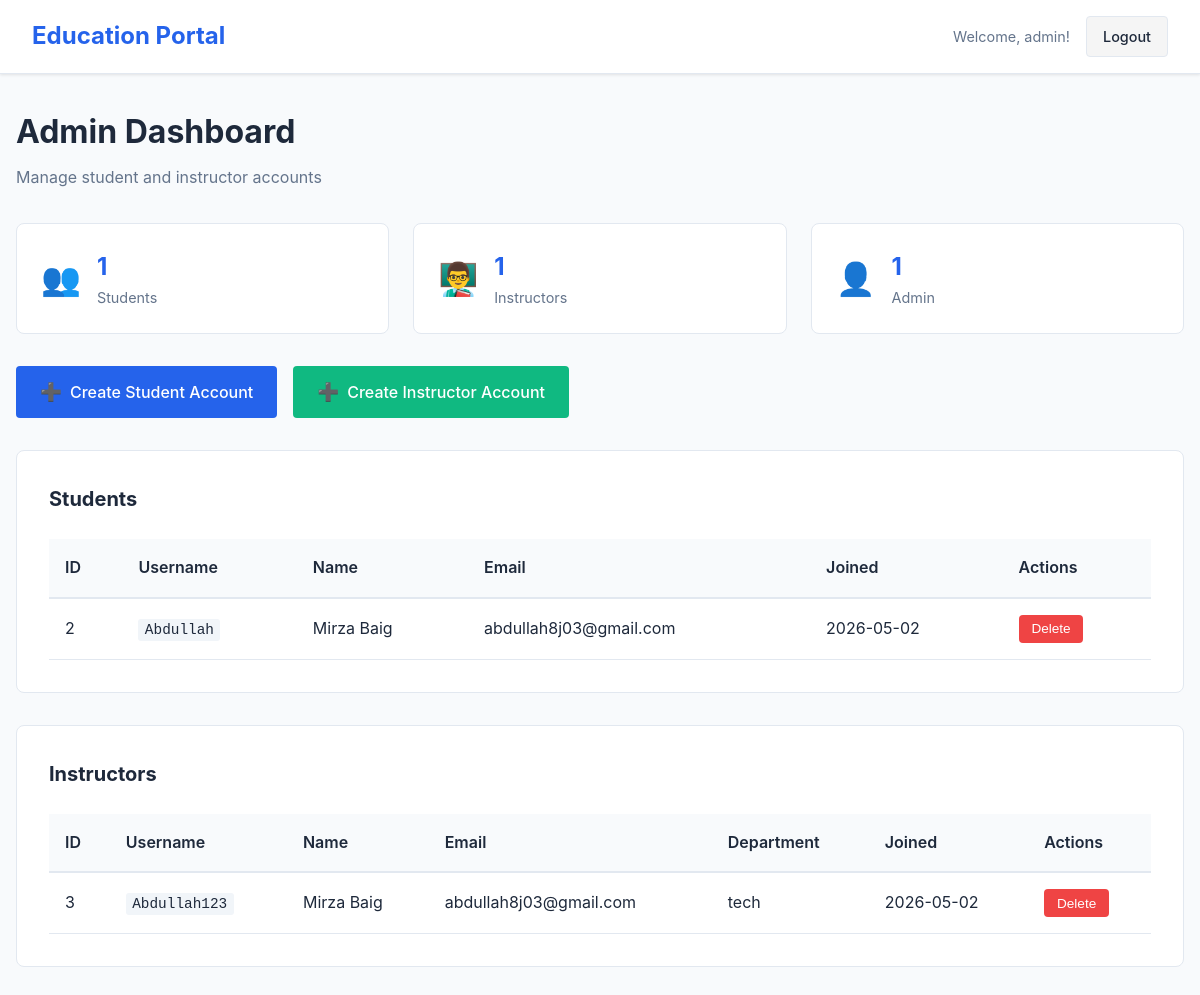
Page / (signed in) on the earlier database version.
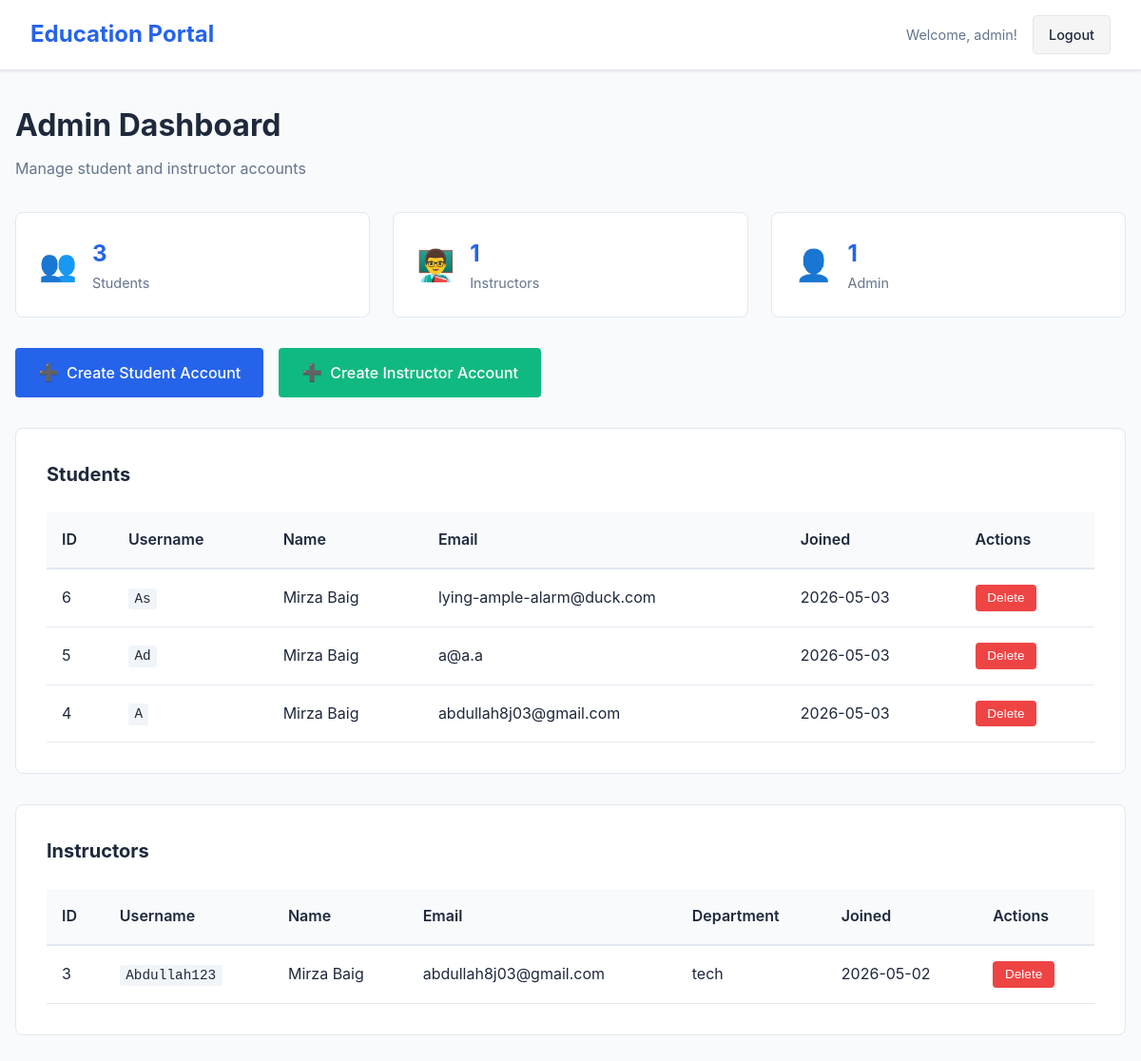
Same page on the later database version.
### tables this page shows
CREATE TABLE users (
            id INTEGER PRIMARY KEY AUTOINCREMENT,
            username TEXT UNIQUE NOT NULL,
            password TEXT NOT NULL,
            user_type TEXT NOT NULL,
            email TEXT NOT NULL,
            first_name TEXT NOT NULL,
            last_name TEXT NOT NULL,
            department TEXT,
            created_at TIMESTAMP DEFAULT CURRENT_TIMESTAMP,
            is_active BOOLEAN DEFAULT 1
        );

### app.py (the view)
@app.route('/')
@login_required
def dashboard():
    students = get_all_students()
    instructors = get_all_instructors()
    admin_username = session.get('admin_username', 'Admin')
    return render_template('dashboard.html',
                         admin_username=admin_username,
                         students=students,
                         instructors=instructors,
                         student_count=len(students),
                         instructor_count=len(instructors))

### app.py (called while the page is built)
def login_required(f):
    @wraps(f)
    def decorated_function(*args, **kwargs):
        if 'admin_id' not in session:
            return redirect(url_for('login'))
        return f(*args, **kwargs)
    return decorated_function

@app.before_request
def before_request():
    session.permanent = True
    app.permanent_session_lifetime = timedelta(hours=24)

### database.py (called while the page is built)
def get_connection():
    conn = sqlite3.connect(DB_PATH)
    conn.row_factory = sqlite3.Row
    return conn

def get_all_students():
    conn = get_connection()
    cursor = conn.cursor()
    cursor.execute('SELECT * FROM users WHERE user_type = ? ORDER BY created_at DESC', ('student',))
    students = [dict(row) for row in cursor.fetchall()]
    conn.close()
    return students

def get_all_instructors():
    conn = get_connection()
    cursor = conn.cursor()
    cursor.execute('SELECT * FROM users WHERE user_type = ? ORDER BY created_at DESC', ('instructor',))
    instructors = [dict(row) for row in cursor.fetchall()]
    conn.close()
    return instructors

### templates/dashboard.html (shortened to what this page needs)
<!DOCTYPE html>
<html lang="en">
<head>
    <link rel="stylesheet" href="{{ url_for('static', filename='style.css') }}">
</head>
<body>
    <div class="navbar">
        <div class="navbar-brand">
            <h2>Education Portal</h2>
        </div>
        <div class="navbar-menu">
            <span class="navbar-text">Welcome, {{ admin_username }}!</span>
            <a href="{{ url_for('logout') }}" class="btn btn-logout">Logout</a>
        </div>
    </div>
    <div class="container">
        <div class="dashboard-header">
            <h1>Admin Dashboard</h1>
            <p>Manage student and instructor accounts</p>
        </div>
        <div class="stats-container">
            <div class="stat-card">
                <div class="stat-icon">👥</div>
                <div class="stat-content">
                    <div class="stat-number">{{ student_count }}</div>
                    <div class="stat-label">Students</div>
                </div>
            </div>
            <div class="stat-card">
                <div class="stat-icon">👨‍🏫</div>
                <div class="stat-content">
                    <div class="stat-number">{{ instructor_count }}</div>
                    <div class="stat-label">Instructors</div>
                </div>
            </div>
            <div class="stat-card">
                <div class="stat-icon">👤</div>
                <div class="stat-content">
                    <div class="stat-number">1</div>
                    <div class="stat-label">Admin</div>
                </div>
            </div>
        </div>
        <div class="action-buttons">
            <a href="{{ url_for('create_student') }}" class="btn btn-primary btn-large">
                <span class="btn-icon">➕</span> Create Student Account
            </a>
            <a href="{{ url_for('create_instructor') }}" class="btn btn-success btn-large">
                <span class="btn-icon">➕</span> Create Instructor Account
            </a>
        </div>
        <div class="section">
            <h2>Students</h2>
            {% if students %}
            <div class="table-responsive">
                <table class="table">
                    <thead>
                        <tr>
                            <th>ID</th>
                            <th>Username</th>
                            <th>Name</th>
                            <th>Email</th>
                            <th>Joined</th>
                            <th>Actions</th>
                        </tr>
                    </thead>
                    <tbody>
                        {% for student in students %}
                        <tr>
                            <td>{{ student.id }}</td>
                            <td><code>{{ student.username }}</code></td>
                            <td>{{ student.first_name }} {{ student.last_name }}</td>
                            <td>{{ student.email }}</td>
                            <td>{{ student.created_at[:10] }}</td>
                            <td>
                                <button class="btn btn-sm btn-danger"
                                        onclick="deleteUser({{ student.id }}, 'student', '{{ student.first_name }} {{ student.last_name }}')">
                                    Delete
                                </button>
                            </td>
                        </tr>
                        {% endfor %}
                    </tbody>
                </table>
            </div>
            {% else %}
            <div class="empty-state">
                <p>No students created yet. <a href="{{ url_for('create_student') }}">Create one now</a></p>
            </div>
            {% endif %}
        </div>
        <div class="section">
            <h2>Instructors</h2>
            {% if instructors %}
            <div class="table-responsive">
                <table class="table">
                    <thead>
                        <tr>
                            <th>ID</th>
                            <th>Username</th>
                            <th>Name</th>
                            <th>Email</th>
                            <th>Department</th>
                            <th>Joined</th>
                            <th>Actions</th>
                        </tr>
                    </thead>
                    <tbody>
                        {% for instructor in instructors %}
                        <tr>
                            <td>{{ instructor.id }}</td>
                            <td><code>{{ instructor.username }}</code></td>
                            <td>{{ instructor.first_name }} {{ instructor.last_name }}</td>
                            <td>{{ instructor.email }}</td>
                            <td>{{ instructor.department }}</td>
                            <td>{{ instructor.created_at[:10] }}</td>
                            <td>
                                <button class="btn btn-sm btn-danger"
                                        onclick="deleteUser({{ instructor.id }}, 'instructor', '{{ instructor.first_name }} {{ instructor.last_name }}')">
                                    Delete
                                </button>
                            </td>
                        </tr>
                        {% endfor %}
                    </tbody>
                </table>
            </div>
            {% else %}
            <div class="empty-state">
                <p>No instructors created yet. <a href="{{ url_for('create_instructor') }}">Create one now</a></p>
            </div>
            {% endif %}
        </div>
    </div>
</body>
</html>

### static/style.css (style rules this page uses)
* { margin: 0; padding: 0; box-sizing: border-box; }
:root { --primary-color: #2563eb; --secondary-color: #64748b; --success-color: #10b981; --danger-color: #ef4444; --warning-color: #f59e0b; --background-color: #f8fafc; --surface-color: #ffffff; --border-color: #e2e8f0; --text-primary: #1e293b; --text-secondary: #64748b; }
body { font-family: -apple-system, BlinkMacSystemFont, 'Segoe UI', Roboto, 'Helvetica Neue', Arial, sans-serif; background-color: var(--background-color); color: var(--text-primary); line-height: 1.6; }
.navbar { background-color: var(--surface-color); border-bottom: 1px solid var(--border-color); padding: 1rem 0; box-shadow: 0 1px 3px rgba(0, 0, 0, 0.1); }
.navbar { display: flex; justify-content: space-between; align-items: center; max-width: 100%; padding: 1rem 2rem; }
.navbar-brand h2 { color: var(--primary-color); font-size: 1.5rem; }
.navbar-menu { display: flex; align-items: center; gap: 1rem; }
.navbar-text { color: var(--text-secondary); font-size: 0.9rem; }
.container { max-width: 1200px; margin: 2rem auto; padding: 0 1rem; }
.dashboard-header { margin-bottom: 2rem; }
.dashboard-header h1 { font-size: 2rem; margin-bottom: 0.5rem; }
.dashboard-header p { color: var(--text-secondary); }
.stats-container { display: grid; grid-template-columns: repeat(auto-fit, minmax(200px, 1fr)); gap: 1.5rem; margin-bottom: 2rem; }
.stat-card { background-color: var(--surface-color); border: 1px solid var(--border-color); border-radius: 8px; padding: 1.5rem; display: flex; align-items: center; gap: 1rem; transition: all 0.3s ease; }
.stat-icon { font-size: 2rem; }
.stat-content { flex: 1; }
.stat-number { font-size: 1.5rem; font-weight: bold; color: var(--primary-color); }
.stat-label { font-size: 0.9rem; color: var(--text-secondary); }
.btn { display: inline-flex; align-items: center; gap: 0.5rem; padding: 0.5rem 1rem; border: none; border-radius: 4px; font-size: 0.9rem; cursor: pointer; text-decoration: none; transition: all 0.3s ease; font-weight: 500; }
.btn-primary { background-color: var(--primary-color); color: white; }
.btn-success { background-color: var(--success-color); color: white; }
.btn-danger { background-color: var(--danger-color); color: white; }
.btn-logout { background-color: #f5f5f5; color: var(--text-primary); border: 1px solid var(--border-color); }
.btn-large { padding: 0.75rem 1.5rem; font-size: 1rem; }
.btn-sm { padding: 0.4rem 0.8rem; font-size: 0.85rem; }
.btn-icon { font-size: 1.1rem; }
.action-buttons { display: flex; gap: 1rem; margin-bottom: 2rem; flex-wrap: wrap; }
.section { background-color: var(--surface-color); border: 1px solid var(--border-color); border-radius: 8px; padding: 2rem; margin-bottom: 2rem; }
.section h2 { font-size: 1.25rem; margin-bottom: 1.5rem; }
.table-responsive { overflow-x: auto; }
.table { width: 100%; border-collapse: collapse; }
.table th { background-color: #f8fafc; padding: 1rem; text-align: left; font-weight: 600; border-bottom: 2px solid var(--border-color); color: var(--text-primary); }
.table td { padding: 1rem; border-bottom: 1px solid var(--border-color); }
.table code { background-color: #f1f5f9; padding: 0.2rem 0.4rem; border-radius: 3px; font-family: 'Courier New', monospace; font-size: 0.9rem; }

Differences in the rows shown:
removed users: id "2", username "Abdullah", first_name "Mirza", last_name "Baig", email "abdullah8j03@gmail.com", created_at "2026-05-02", shown under "Students"
added users: id "6", username "As", first_name "Mirza", last_name "Baig", email "lying-ample-alarm@duck.com", created_at "2026-05-03", shown under "Students"
added users: id "5", username "Ad", first_name "Mirza", last_name "Baig", email "a@a.a", created_at "2026-05-03", shown under "Students"
added users: id "4", username "A", first_name "Mirza", last_name "Baig", email "abdullah8j03@gmail.com", created_at "2026-05-03", shown under "Students"
Other differences:
{{ student_count }}: "1" → "3"
